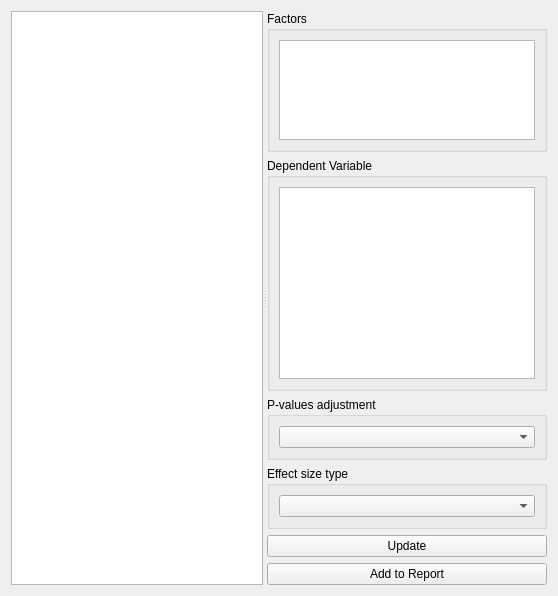
<?xml version="1.0" encoding="UTF-8"?>
<ui version="4.0">
 <author>Anton Rau</author>
 <class>NWayAnovaWidget</class>
 <widget class="QWidget" name="NWayAnovaWidget">
  <layout class="QVBoxLayout" name="verticalLayout">
   <item>
    <widget class="QSplitter" name="splitter">
     <property name="sizePolicy">
      <sizepolicy hsizetype="Expanding" vsizetype="Expanding">
       <horstretch>0</horstretch>
       <verstretch>0</verstretch>
      </sizepolicy>
     </property>
     <property name="orientation">
      <enum>Qt::Orientation::Horizontal</enum>
     </property>
     <widget class="QTextEdit" name="textEdit">
      <property name="sizePolicy">
       <sizepolicy hsizetype="Expanding" vsizetype="Expanding">
        <horstretch>1</horstretch>
        <verstretch>0</verstretch>
       </sizepolicy>
      </property>
      <property name="undoRedoEnabled">
       <bool>false</bool>
      </property>
      <property name="lineWrapMode">
       <enum>QTextEdit::LineWrapMode::NoWrap</enum>
      </property>
      <property name="readOnly">
       <bool>true</bool>
      </property>
     </widget>
     <widget class="QWidget" name="widgetSettings" native="true">
      <layout class="QVBoxLayout" name="verticalLayout_5">
       <item>
        <widget class="QGroupBox" name="groupBoxFactors">
         <property name="title">
          <string>Factors</string>
         </property>
         <layout class="QVBoxLayout" name="verticalLayout_8">
          <item>
           <widget class="FactorsTableWidget" name="tableWidgetFactors">
            <property name="sizePolicy">
             <sizepolicy hsizetype="Expanding" vsizetype="Minimum">
              <horstretch>0</horstretch>
              <verstretch>0</verstretch>
             </sizepolicy>
            </property>
            <property name="maximumSize">
             <size>
              <width>16777215</width>
              <height>100</height>
             </size>
            </property>
            <property name="selectionMode">
             <enum>QAbstractItemView::SelectionMode::MultiSelection</enum>
            </property>
           </widget>
          </item>
         </layout>
        </widget>
       </item>
       <item>
        <widget class="QGroupBox" name="groupBoxDependentVariable">
         <property name="title">
          <string>Dependent Variable</string>
         </property>
         <layout class="QVBoxLayout" name="verticalLayout_3">
          <item>
           <widget class="VariablesTableWidget" name="tableWidgetDependentVariable"/>
          </item>
         </layout>
        </widget>
       </item>
       <item>
        <widget class="QGroupBox" name="groupBoxPAdjustment">
         <property name="title">
          <string>P-values adjustment</string>
         </property>
         <layout class="QVBoxLayout" name="verticalLayout_7">
          <item>
           <widget class="QComboBox" name="comboBoxPAdjustment"/>
          </item>
         </layout>
        </widget>
       </item>
       <item>
        <widget class="QGroupBox" name="groupBoxEffectSizeType">
         <property name="title">
          <string>Effect size type</string>
         </property>
         <layout class="QVBoxLayout" name="verticalLayout_6">
          <item>
           <widget class="QComboBox" name="comboBoxEffectSizeType"/>
          </item>
         </layout>
        </widget>
       </item>
       <item>
        <widget class="QPushButton" name="pushButtonUpdate">
         <property name="text">
          <string>Update</string>
         </property>
        </widget>
       </item>
       <item>
        <widget class="QPushButton" name="pushButtonAddReport">
         <property name="text">
          <string>Add to Report</string>
         </property>
        </widget>
       </item>
      </layout>
     </widget>
    </widget>
   </item>
  </layout>
 </widget>
 <customwidgets>
  <customwidget>
   <class>VariablesTableWidget</class>
   <extends>QTableWidget</extends>
   <header>tse_analytics.views.misc.variables_table_widget</header>
  </customwidget>
  <customwidget>
   <class>FactorsTableWidget</class>
   <extends>QTableWidget</extends>
   <header>tse_analytics.views.misc.factors_table_widget</header>
  </customwidget>
 </customwidgets>
 <resources>
  <include location="../../../../resources/resources.qrc"/>
 </resources>
 <connections/>
</ui>
